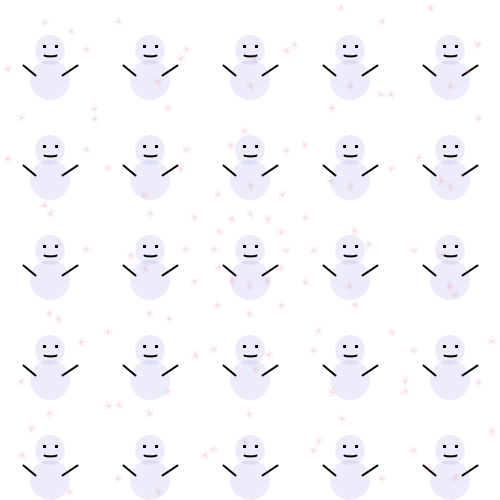
Frame 1 (no input)
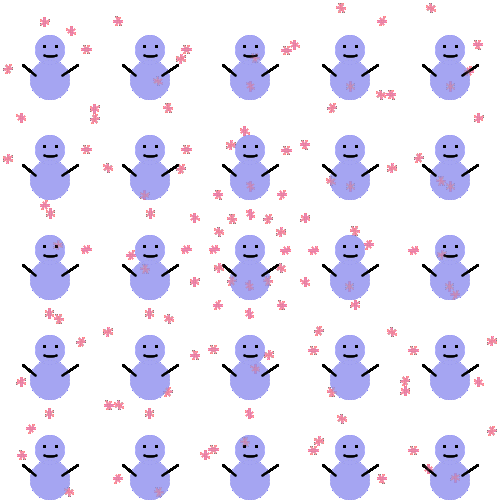
Frame 60 (the mouse pressed at the canvas centre just before this capture)
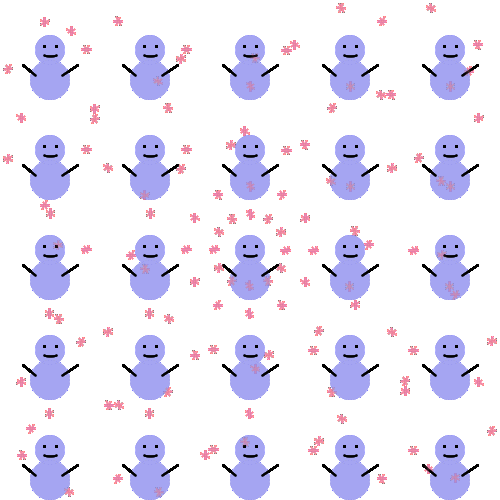
Frame 120 (the mouse held since frame 60 and released just before this capture)

The Processing sketch that drew these frames (run headless with seeded random() and noise(); from frame 60 on, the mouse is pressed at the canvas centre):

// Processing sketch: processing_84487
// ── processing_84487.pde

void setup(){
 size(500, 500);
 background(255);
 smooth();

}

void draw(){
  translate(50,50);
  noStroke();
  fill(160,150,240,10);
  for (int posX=0; posX<width; posX=posX+100){
    for (int posY1=0; posY1<height; posY1=posY1+100){
      for (int posY2=30; posY2<height; posY2=posY2+100){
        ellipse(posX,posY1,30,30);
        ellipse(posX,posY2,40,40);
      }
    }
  }
  //les yeux
  strokeWeight(3);
  stroke(0);
   for (int posX1=-6; posX1<width; posX1=posX1+100){
      for (int posY1=-4; posY1<height; posY1=posY1+100){
        for (int posX2=6; posX2<width; posX2=posX2+100){
        point(posX1,posY1);
        point(posX2,posY1);
        }
      }
   }
   //la bouche
  strokeWeight(2);
  for (int posX=0; posX<width; posX=posX+100){
     for (int posY=-2; posY<height; posY=posY+100){
        curve(posX,posY,posX-6,posY+7,posX+6,posY+7,posX,posY);
      }
   }

 // les jambes
 for (int posX=-27; posX<width; posX=posX+100){
   for (int posY=15; posY<height; posY=posY+100){
  line(posX,posY,posX+12,posY+10);
  line(posX+54,posY,posX+39,posY+10);
   }
 }
//snow
translate(200,200);
  stroke(220,130,145,10);
  for (int i=0;i<360;i+=10){
   rotate(radians(30));
   for (int posX=-40; posX<width; posX=posX+100){
     for (int posY=0; posY<height; posY=posY+100){
     line(posX,posY,posX+8,posY);
     line(posX+2,posY-3,posX+6,posY+3);
     line(posX+2,posY+3,posX+6,posY-3);
     
    }
   }
   }
  
   

}
